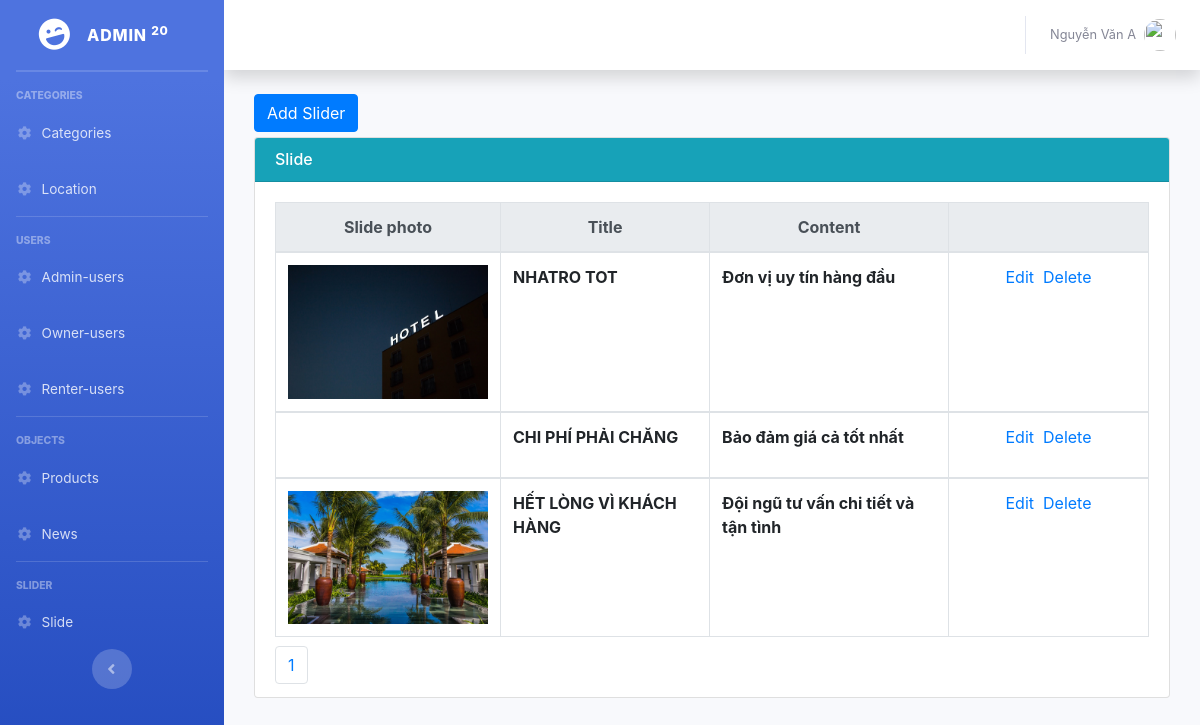
/Backend/Admin/index.php?controller=slide&action=read (signed in), run on the app's committed database.
### tables this page shows
CREATE TABLE `slide` (
  `id` int(11) NOT NULL,
  `photo` varchar(255) NOT NULL,
  `title` varchar(255) NOT NULL,
  `description` varchar(255) NOT NULL
);

### Backend/Admin/Controllers/SlideController.php (called while the page is built, shortened)
<?php
	include "Models/SlideModel.php";
	class SlideController extends SlideModel{
		public function read(){
			$recordPerPage = 3;
			$numPage = ceil($this->modelTotal()/$recordPerPage);
			$listRecordSlide = $this->modelRead($recordPerPage);
			include "Views/SlideView.php";
		}
	}
 ?>

### Backend/Admin/Models/SlideModel.php (called while the page is built, shortened)
<?php
	class SlideModel{
		public function modelRead($recordPerPage){
			$total = $this->modelTotal();
			$numPage = ceil($total/$recordPerPage);
			$page = isset($_GET["p"]) && $_GET["p"] > 0 ? $_GET["p"]-1 : 0;
			$from = $page * $recordPerPage;
			$conn = Connection::getInstance();
			$query = $conn->query("select * from slide order by id asc limit $from, $recordPerPage");
			return $query->fetchAll();
		}
		public function modelTotal(){
			$conn = Connection::getInstance();
			$query = $conn->query("select id from slide order by id desc");
			return $query->rowCount();
		}
	}
 ?>

### Backend/Admin/Views/SlideView.php (the view, shortened to what this page needs)
<div class="col-md-12" >
    <div style="margin-bottom:5px;">
        <a href="index.php?controller=slide&action=create" class="btn btn-primary">Add Slider</a>
    </div>
    <div class="card card-primary">
       <h6 class="card-header bg-info" style="color: white">Slide</h6>
        <div class="card-body">
            <table class="table table-bordered">
              <thead class="thead-light">
                <tr style="text-align: center;">
                  <th scope="col" style="width: 200px;">Slide photo</th>
                  <th scope="col" >Title</th>
                  <th scope="col" >Content</th>
                  <th scope="col" style="width:200px;"></th>
                </tr>
              </thead>
              <?php foreach($listRecordSlide as $rows): ?>
              <tbody>
                <tr >
                  <td>
                    <?php if($rows->photo != "" && file_exists('../../Assets/Upload/Slides/'.$rows->photo)): ?>
                      <img src="../../Assets/Upload/Slides/<?php echo $rows->photo; ?>" style="width:200px;">
                    <?php endif; ?>
                  </td>
                  <th><?php echo $rows->title;?></th>
                  <th><?php echo $rows->description;?></th>
                  <td style="text-align:center;">
                    <a href="index.php?controller=slide&action=update&id=<?php echo $rows->id; ?>">Edit</a>&nbsp;
                    <a href="index.php?controller=slide&action=delete&id=<?php echo $rows->id; ?>" onclick="return window.confirm('Are you sure?');">Delete</a>
                  </td>
                </tr>
              </tbody>
              <?php endforeach; ?>
            </table>
            <ul class="pagination">
                <li class="page-item">
                    <?php for($i = 1; $i <= $numPage; $i++): ?>
                    <a href="index.php?controller=slide&action=read&p=<?php echo $i; ?>" class="page-link"><?php echo $i; ?></a>
                    <?php endfor; ?>
                </li>
            </ul>
        </div>
    </div>
</div>

### Backend/Admin/Views/SlideView.php (style rules this page uses)
.pagination { padding:0px; margin:0px; }
.page-link { display: inline; }

### data on the page
slide: photo (picture), title "NHATRO TOT", description "Đơn vị uy tín hàng đầu"
slide: title "CHI PHÍ PHẢI CHĂNG", description "Bảo đảm giá cả tốt nhất"
slide: photo (picture), title "HẾT LÒNG VÌ KHÁCH HÀNG", description "Đội ngũ tư vấn chi tiết và tận tình"

### other printed values
$_SESSION["AdminName"] "Nguyễn Văn A"
